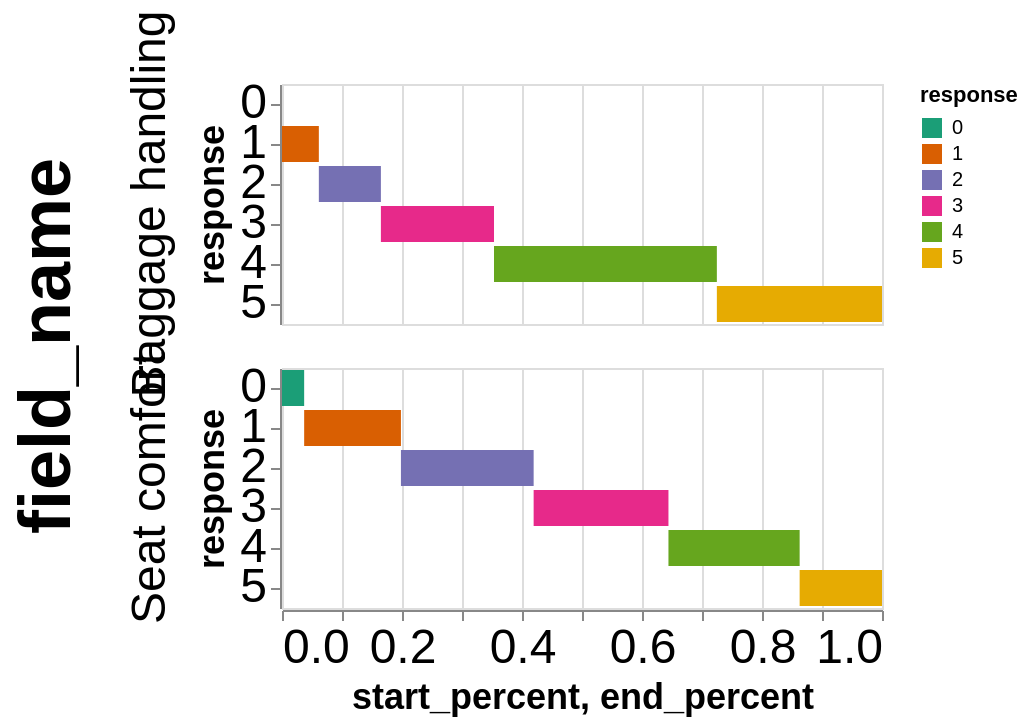

Vega-Lite specification for this chart:
### Vega-Lite specification from a JSON file in a GitHub repository (floating-point values rounded to 4 significant figures)
{"config": {"view": {}, "mark": {}, "axis": {"labelFontSize": 24, "titleFontSize": 18}, "header": {"labelFontSize": 24, "titleFontSize": 36}}, "data": {"name": "data-15438e8fdb25ef7003001cc1ded0d727"}, "facet": {"row": {"type": "nominal", "field": "field_name"}}, "spec": {"mark": "bar", "encoding": {"fill": {"type": "nominal", "field": "response", "scale": {"scheme": "dark2"}}, "x": {"type": "quantitative", "field": "start_percent"}, "x2": {"field": "end_percent"}, "y": {"type": "nominal", "field": "response"}}}, "$schema": "https://vega.github.io/schema/vega-lite/v5.json", "datasets": {"data-15438e8fdb25ef7003001cc1ded0d727": [{"Unnamed: 0": 0, "field_name": "Baggage handling", "response": 1, "count": 7975, "freq": 0.0614, "end_percent": 0.0614, "start_percent": 0.0, "negative": true, "end_percent2": -0.1034, "start_percent2": -0.1648}, {"Unnamed: 0": 1, "field_name": "Baggage handling", "response": 2, "count": 13432, "freq": 0.1034, "end_percent": 0.1648, "start_percent": 0.0614, "negative": true, "end_percent2": 0.0, "start_percent2": -0.1034}, {"Unnamed: 0": 2, "field_name": "Baggage handling", "response": 3, "count": 24485, "freq": 0.1885, "end_percent": 0.3533, "start_percent": 0.1648, "negative": false, "end_percent2": 0.1885, "start_percent2": 0.0}, {"Unnamed: 0": 3, "field_name": "Baggage handling", "response": 4, "count": 48240, "freq": 0.3714, "end_percent": 0.7248, "start_percent": 0.3533, "negative": false, "end_percent2": 0.5599, "start_percent2": 0.1885}, {"Unnamed: 0": 4, "field_name": "Baggage handling", "response": 5, "count": 35748, "freq": 0.2752, "end_percent": 1.0, "start_percent": 0.7248, "negative": false, "end_percent2": 0.8352, "start_percent2": 0.5599}, {"Unnamed: 0": 5, "field_name": "Seat comfort", "response": 0, "count": 4797, "freq": 0.03693, "end_percent": 0.03693, "start_percent": 0.0, "negative": true, "end_percent2": -0.3825, "start_percent2": -0.4194}, {"Unnamed: 0": 6, "field_name": "Seat comfort", "response": 1, "count": 20949, "freq": 0.1613, "end_percent": 0.1982, "start_percent": 0.03693, "negative": true, "end_percent2": -0.2212, "start_percent2": -0.3825}, {"Unnamed: 0": 7, "field_name": "Seat comfort", "response": 2, "count": 28726, "freq": 0.2212, "end_percent": 0.4194, "start_percent": 0.1982, "negative": true, "end_percent2": 0.0, "start_percent2": -0.2212}, {"Unnamed: 0": 8, "field_name": "Seat comfort", "response": 3, "count": 29183, "freq": 0.2247, "end_percent": 0.6441, "start_percent": 0.4194, "negative": false, "end_percent2": 0.2247, "start_percent2": 0.0}, {"Unnamed: 0": 9, "field_name": "Seat comfort", "response": 4, "count": 28398, "freq": 0.2186, "end_percent": 0.8627, "start_percent": 0.6441, "negative": false, "end_percent2": 0.4433, "start_percent2": 0.2247}, {"Unnamed: 0": 10, "field_name": "Seat comfort", "response": 5, "count": 17827, "freq": 0.1373, "end_percent": 1.0, "start_percent": 0.8627, "negative": false, "end_percent2": 0.5806, "start_percent2": 0.4433}]}}
